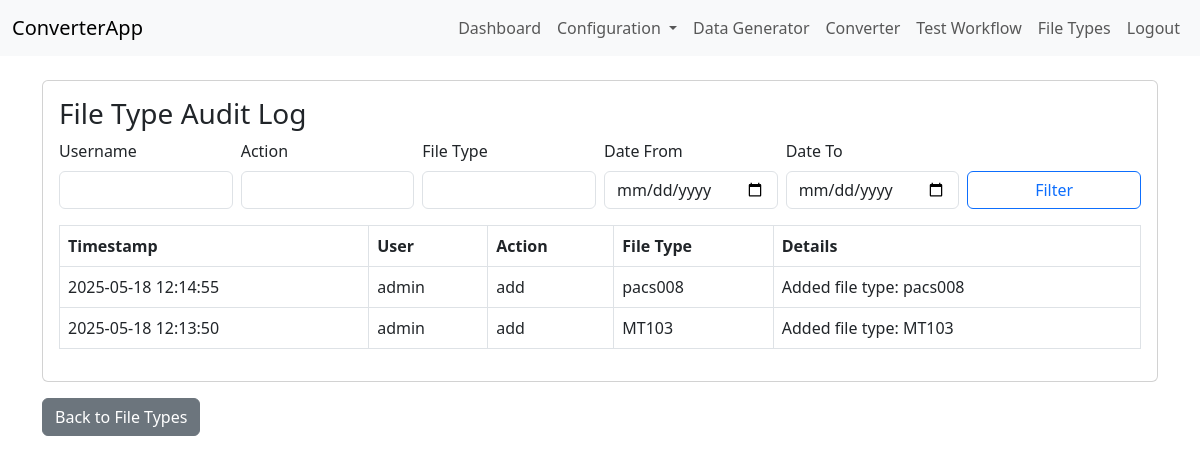
/filetypes/auditlog (signed in), run on an earlier commit of the app's database.
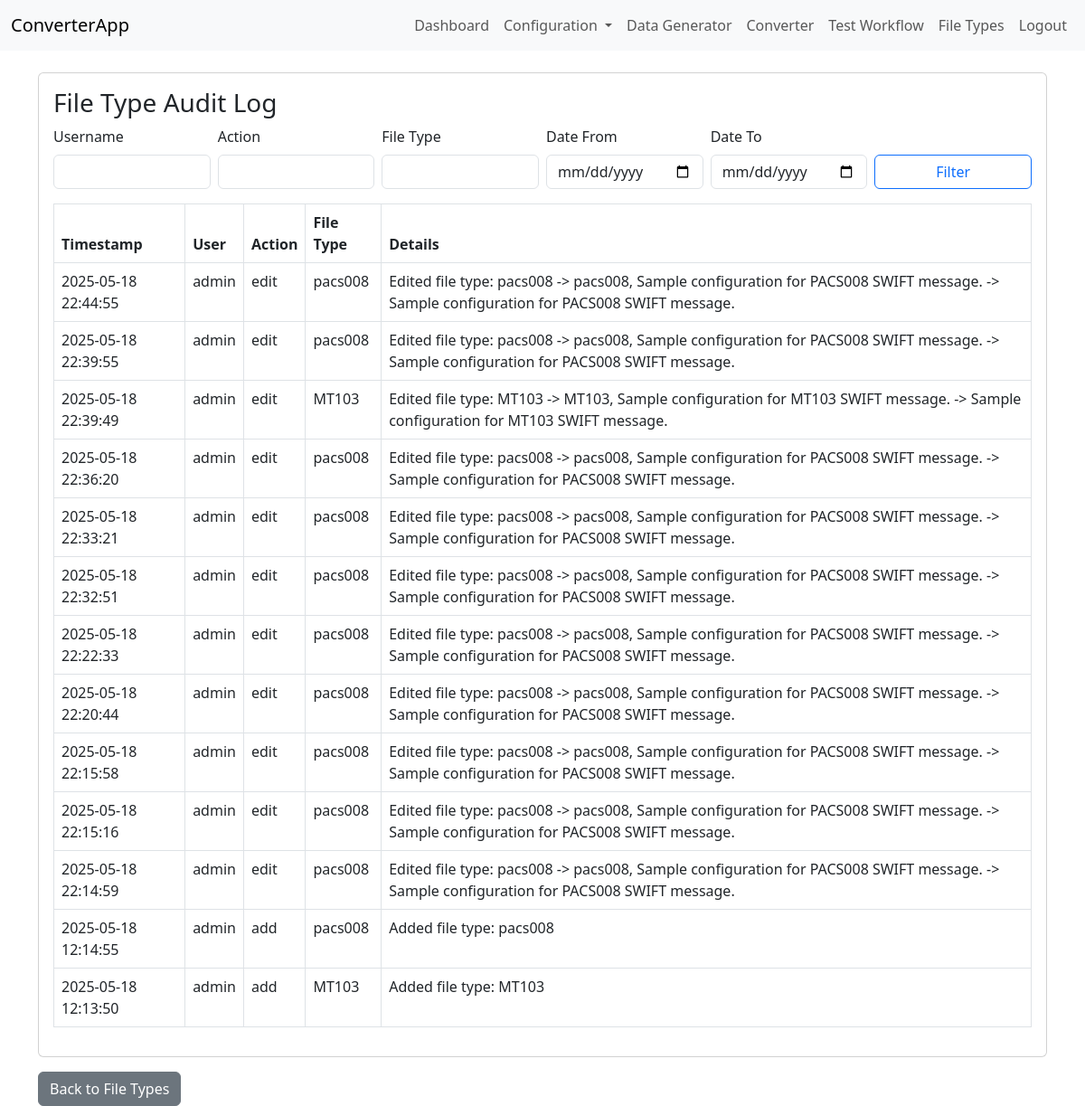
And on a later commit of the database.
### app/models.py (models this page shows)
class AuditLog(db.Model):
    id = db.Column(db.Integer, primary_key=True)
    user = db.Column(db.String(150))
    action = db.Column(db.String(50))
    filetype = db.Column(db.String(100))
    timestamp = db.Column(db.DateTime, default=datetime.utcnow)
    details = db.Column(db.Text)

### app/config/routes.py (the view, shortened to what this page needs)
@filetypes.route('/filetypes/auditlog')
@login_required
@admin_required
def auditlog():
    query = AuditLog.query
    username = request.args.get('username', '').strip()
    action = request.args.get('action', '').strip()
    filetype = request.args.get('filetype', '').strip()
    date_from = request.args.get('date_from', '').strip()
    date_to = request.args.get('date_to', '').strip()
    if username:
        query = query.filter(AuditLog.user.ilike(f'%{username}%'))
    if action:
        query = query.filter(AuditLog.action.ilike(f'%{action}%'))
    if filetype:
        query = query.filter(AuditLog.filetype.ilike(f'%{filetype}%'))
    logs = query.order_by(AuditLog.timestamp.desc()).limit(100).all()
    return render_template('filetype_auditlog.html', logs=logs, username=username, action=action, filetype=filetype, date_from=date_from, date_to=date_to)

### app/auth/routes.py (called while the page is built)
@login_manager.user_loader
def load_user(user_id):
    return User.query.get(int(user_id))

### app/config/routes.py (called while the page is built)
def admin_required(f):
    from functools import wraps
    @wraps(f)
    def decorated_function(*args, **kwargs):
        if not current_user.is_authenticated or current_user.role != 'admin':
            abort(403)
        return f(*args, **kwargs)
    return decorated_function

### app/templates/filetype_auditlog.html (shortened to what this page needs)
{% extends 'base.html' %}
{% block content %}
<div class="card">
    <div class="card-body">
        <h3>File Type Audit Log</h3>
        <form method="get" class="mb-3 row g-2 align-items-end">
            <div class="col-md-2">
                <label for="username" class="form-label">Username</label>
                <input type="text" class="form-control" id="username" name="username" value="{{ username }}">
            </div>
            <div class="col-md-2">
                <label for="action" class="form-label">Action</label>
                <input type="text" class="form-control" id="action" name="action" value="{{ action }}">
            </div>
            <div class="col-md-2">
                <label for="filetype" class="form-label">File Type</label>
                <input type="text" class="form-control" id="filetype" name="filetype" value="{{ filetype }}">
            </div>
            <div class="col-md-2">
                <label for="date_from" class="form-label">Date From</label>
                <input type="date" class="form-control" id="date_from" name="date_from" value="{{ date_from }}">
            </div>
            <div class="col-md-2">
                <label for="date_to" class="form-label">Date To</label>
                <input type="date" class="form-control" id="date_to" name="date_to" value="{{ date_to }}">
            </div>
            <div class="col-md-2">
                <button type="submit" class="btn btn-outline-primary w-100">Filter</button>
            </div>
        </form>
        <table class="table table-bordered">
            <thead>
                <tr>
                    <th>Timestamp</th>
                    <th>User</th>
                    <th>Action</th>
                    <th>File Type</th>
                    <th>Details</th>
                </tr>
            </thead>
            <tbody>
                {% for log in logs %}
                <tr>
                    <td>{{ log.timestamp.strftime('%Y-%m-%d %H:%M:%S') }}</td>
                    <td>{{ log.user }}</td>
                    <td>{{ log.action }}</td>
                    <td>{{ log.filetype }}</td>
                    <td>{{ log.details }}</td>
                </tr>
                {% endfor %}
            </tbody>
        </table>
    </div>
</div>
<a href="{{ url_for('filetypes.list_filetypes') }}" class="btn btn-secondary mt-3">Back to File Types</a>
{% endblock %}

### app/templates/base.html (shortened to what this page needs)
<!DOCTYPE html>
<html lang="en">
<head>
    <link rel="stylesheet" href="https://cdn.jsdelivr.net/npm/bootstrap@5.3.0/dist/css/bootstrap.min.css">
</head>
<body>
<nav class="navbar navbar-expand-lg navbar-light bg-light">
    <div class="container-fluid">
        <a class="navbar-brand" href="{{ url_for('dashboard') }}">ConverterApp</a>
        <div class="collapse navbar-collapse">
            <ul class="navbar-nav ms-auto mb-2 mb-lg-0">
                {% if current_user.is_authenticated %}
                <li class="nav-item">
                    <a class="nav-link" href="{{ url_for('dashboard') }}">Dashboard</a>
                </li>
                <li class="nav-item dropdown">
                    <a class="nav-link dropdown-toggle" href="#" id="configDropdown" role="button" data-bs-toggle="dropdown" aria-expanded="false">
                        Configuration
                    </a>
                </li>
                <li class="nav-item">
                    <a class="nav-link" href="{{ url_for('converters.data_generator') }}">Data Generator</a>
                </li>
                <li class="nav-item">
                    <a class="nav-link" href="{{ url_for('converters.converter_test') }}">Converter</a>
                </li>
                <li class="nav-item">
                    <a class="nav-link" href="{{ url_for('converters.test_workflow') }}">Test Workflow</a>
                </li>
                <li class="nav-item">
                    <a class="nav-link" href="{{ url_for('filetypes.list_filetypes') }}">File Types</a>
                </li>
                <li class="nav-item">
                    <a class="nav-link" href="{{ url_for('auth.logout') }}">Logout</a>
                </li>
                {% endif %}
            </ul>
        </div>
    </div>
</nav>
<div class="container mt-4">
    {% block content %}{% endblock %}
</div>
</body>
</html>

What changed in the data, as far as the page shows it:
added AuditLog: timestamp "2025-05-18 22:44:55", user "admin", action "edit", filetype "pacs008", details "Edited file type: pacs008 -> pacs008, Sample configuration for PACS008 SWIFT message. -> Sample configuration for PACS008 SWIFT message."
added AuditLog: timestamp "2025-05-18 22:39:55", user "admin", action "edit", filetype "pacs008", details "Edited file type: pacs008 -> pacs008, Sample configuration for PACS008 SWIFT message. -> Sample configuration for PACS008 SWIFT message."
added AuditLog: timestamp "2025-05-18 22:39:49", user "admin", action "edit", filetype "MT103", details "Edited file type: MT103 -> MT103, Sample configuration for MT103 SWIFT message. -> Sample configuration for MT103 SWIFT message."
added AuditLog: timestamp "2025-05-18 22:36:20", user "admin", action "edit", filetype "pacs008", details "Edited file type: pacs008 -> pacs008, Sample configuration for PACS008 SWIFT message. -> Sample configuration for PACS008 SWIFT message."
added AuditLog: timestamp "2025-05-18 22:33:21", user "admin", action "edit", filetype "pacs008", details "Edited file type: pacs008 -> pacs008, Sample configuration for PACS008 SWIFT message. -> Sample configuration for PACS008 SWIFT message."
added AuditLog: timestamp "2025-05-18 22:32:51", user "admin", action "edit", filetype "pacs008", details "Edited file type: pacs008 -> pacs008, Sample configuration for PACS008 SWIFT message. -> Sample configuration for PACS008 SWIFT message."
added AuditLog: timestamp "2025-05-18 22:22:33", user "admin", action "edit", filetype "pacs008", details "Edited file type: pacs008 -> pacs008, Sample configuration for PACS008 SWIFT message. -> Sample configuration for PACS008 SWIFT message."
added AuditLog: timestamp "2025-05-18 22:20:44", user "admin", action "edit", filetype "pacs008", details "Edited file type: pacs008 -> pacs008, Sample configuration for PACS008 SWIFT message. -> Sample configuration for PACS008 SWIFT message."
added AuditLog: timestamp "2025-05-18 22:15:58", user "admin", action "edit", filetype "pacs008", details "Edited file type: pacs008 -> pacs008, Sample configuration for PACS008 SWIFT message. -> Sample configuration for PACS008 SWIFT message."
added AuditLog: timestamp "2025-05-18 22:15:16", user "admin", action "edit", filetype "pacs008", details "Edited file type: pacs008 -> pacs008, Sample configuration for PACS008 SWIFT message. -> Sample configuration for PACS008 SWIFT message."
added AuditLog: timestamp "2025-05-18 22:14:59", user "admin", action "edit", filetype "pacs008", details "Edited file type: pacs008 -> pacs008, Sample configuration for PACS008 SWIFT message. -> Sample configuration for PACS008 SWIFT message."
